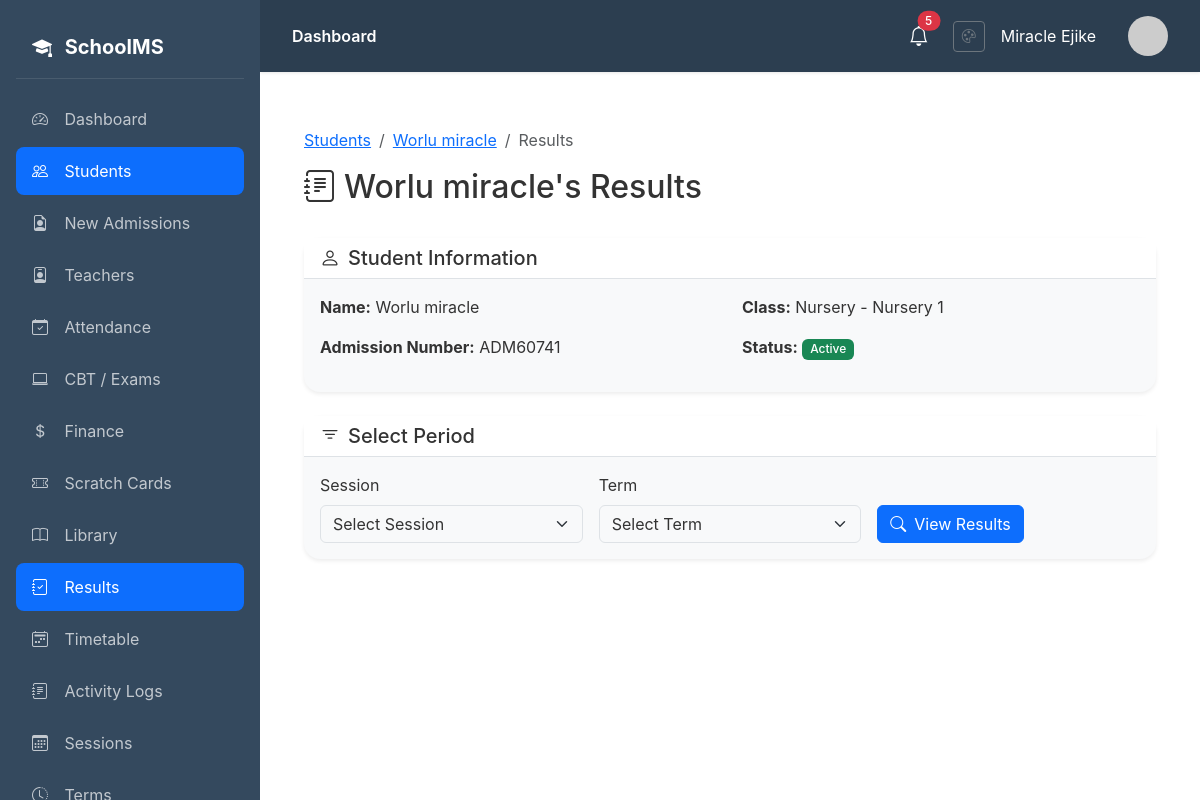
Page /students/1/results/ (signed in) on the committed database.
### students/models.py (models this page shows, shortened)
class Student(models.Model):
    GENDER_CHOICES = [('M', 'Male'), ('F', 'Female')]
    STATUS_CHOICES = [('active', 'Active'), ('inactive', 'Inactive'), ('graduated', 'Graduated'), ('transferred', 'Transferred')]
    user = models.OneToOneField(User, on_delete=models.CASCADE, null=True, blank=True)
    admission_number = models.CharField(max_length=20, unique=True)
    first_name = models.CharField(max_length=50)
    last_name = models.CharField(max_length=50)
    other_name = models.CharField(max_length=50, blank=True)
    gender = models.CharField(max_length=1, choices=GENDER_CHOICES)
    date_of_birth = models.DateField()
    admission_date = models.DateField()
    current_class = models.ForeignKey(ClassRoom, on_delete=models.SET_NULL, null=True)
    photo = models.ImageField(upload_to='students/', blank=True, null=True)
    address = models.TextField(blank=True)
    phone = models.CharField(max_length=20, blank=True)
    email = models.EmailField(blank=True)
    status = models.CharField(max_length=20, choices=STATUS_CHOICES, default='active')
    created_at = models.DateTimeField(auto_now_add=True)
    updated_at = models.DateTimeField(auto_now=True)
    parent_name = models.CharField(max_length=100, blank=True)
    parent_phone = models.CharField(max_length=20, blank=True)
    parent_email = models.EmailField(blank=True)
    parent_address = models.TextField(blank=True)
    parent_occupation = models.CharField(max_length=100, blank=True)
    parent_user = models.ForeignKey(User, on_delete=models.SET_NULL, null=True, blank=True, related_name='parent_students')
    qr_code = models.ImageField(upload_to='students/qrcodes/', blank=True, null=True)
    @property
    def full_name(self):
        return f"{self.first_name} {self.last_name}"

### core/models.py (models this page shows, shortened)
class ClassRoom(models.Model):
    name = models.CharField(max_length=50)
    class_level = models.ForeignKey(ClassLevel, on_delete=models.CASCADE)
    capacity = models.IntegerField(default=30)
    def __str__(self):
        return f"{self.class_level.name} - {self.name}"

class ClassLevel(models.Model):
    name = models.CharField(max_length=50)
    order = models.IntegerField(default=0)
    class Meta:
        ordering = ['order']

### students/views.py (the view, shortened to what this page needs)
# urls.py: path('<int:pk>/results/', views.student_results, name='student_results'),
@login_required
def student_results(request, pk):
    student = get_object_or_404(Student, pk=pk)
    sessions = AcademicSession.objects.all().order_by('-start_date')
    terms = Term.objects.all()
    selected_session = request.GET.get('session')
    selected_term = request.GET.get('term')
    results = []
    total_score = 0
    average = 0
    context = {
        'student': student,
        'sessions': sessions,
        'terms': terms,
        'results': results,
        'total_score': total_score,
        'average': round(average, 2) if average else 0,
        'selected_session': selected_session,
        'selected_term': selected_term,
    }
    return render(request, 'students/student_results.html', context)

### core/context_processors.py (called while the page is built)
def vapid_public_key(request):
    return {
        'vapid_public_key': getattr(settings, 'VAPID_PUBLIC_KEY', ''),
    }

### core/models.py (called while the page is built)
    def __str__(self):
        return f"{self.name} - {self.session.name}"

### templates/students/student_results.html (shortened to what this page needs)
{% extends 'base.html' %}
{% block content %}
<div class="container-fluid py-4">
    <div class="row mb-4">
        <div class="col-12">
            <nav aria-label="breadcrumb">
                <ol class="breadcrumb">
                    <li class="breadcrumb-item"><a href="{% url 'students:student_list' %}">Students</a></li>
                    <li class="breadcrumb-item"><a href="{% url 'students:student_detail' student.pk %}">{{ student.full_name }}</a></li>
                    <li class="breadcrumb-item active">Results</li>
                </ol>
            </nav>
            <h2><i class="bi bi-journal-text me-2"></i>{{ student.full_name }}'s Results</h2>
        </div>
    </div>
    <div class="card border-0 shadow-sm mb-4">
        <div class="card-header bg-white">
            <h5 class="mb-0"><i class="bi bi-person me-2"></i>Student Information</h5>
        </div>
        <div class="card-body">
            <div class="row">
                <div class="col-md-6">
                    <p><strong>Name:</strong> {{ student.full_name }}</p>
                    <p><strong>Admission Number:</strong> {{ student.admission_number }}</p>
                </div>
                <div class="col-md-6">
                    <p><strong>Class:</strong> {{ student.current_class|default:"N/A" }}</p>
                    <p><strong>Status:</strong>
                        <span class="badge {% if student.status == 'active' %}bg-success{% else %}bg-secondary{% endif %}">
                            {{ student.get_status_display }}
                        </span>
                    </p>
                </div>
            </div>
        </div>
    </div>
    <div class="card border-0 shadow-sm mb-4">
        <div class="card-header bg-white">
            <h5 class="mb-0"><i class="bi bi-filter me-2"></i>Select Period</h5>
        </div>
        <div class="card-body">
            <form method="get" class="row g-3">
                <div class="col-md-4">
                    <label class="form-label">Session</label>
                    <select name="session" class="form-select" required>
                        <option value="">Select Session</option>
                    </select>
                </div>
                <div class="col-md-4">
                    <label class="form-label">Term</label>
                    <select name="term" class="form-select" required>
                        <option value="">Select Term</option>
                    </select>
                </div>
                <div class="col-md-4 d-flex align-items-end">
                    <button type="submit" class="btn btn-primary">
                        <i class="bi bi-search me-2"></i>View Results
                    </button>
                </div>
            </form>
        </div>
    </div>
</div>
{% endblock %}

### templates/base.html (shortened to what this page needs)
{% load static %}
<!DOCTYPE html>
<html lang="en">
<head>
    <link href="https://cdn.jsdelivr.net/npm/bootstrap@5.3.2/dist/css/bootstrap.min.css" rel="stylesheet">
    <link href="https://cdn.jsdelivr.net/npm/bootstrap-icons@1.11.1/font/bootstrap-icons.css" rel="stylesheet">
    <link rel="stylesheet" href="{% static 'css/theme.css' %}">
</head>
<body>
    <nav class="sidebar">
        <div class="brand">
            <i class="bi bi-mortarboard-fill me-2"></i>
            SchoolMS
        </div>
        <ul class="nav flex-column">
            <li class="nav-item">
                <a class="nav-link {% if request.resolver_match.url_name == 'dashboard' %}active{% endif %}" href="{% url 'core:dashboard' %}">
                    <i class="bi bi-speedometer2"></i> Dashboard
                </a>
            </li>
            {% if user.profile.role == 'admin' or user.profile.role == 'teacher' %}
            <li class="nav-item">
                <a class="nav-link {% if 'students' in request.path %}active{% endif %}" href="{% url 'students:student_list' %}">
                    <i class="bi bi-people"></i> Students
                </a>
            </li>
            {% endif %}
            {% if user.profile.role == 'admin' %}
            <li class="nav-item">
                <a class="nav-link {% if 'admissions' in request.path %}active{% endif %}" href="{% url 'homepage:admission_list' %}">
                    <i class="bi bi-file-earmark-person"></i> New Admissions
                </a>
            </li>
            <li class="nav-item">
                <a class="nav-link {% if 'teachers' in request.path %}active{% endif %}" href="{% url 'teachers:teacher_list' %}">
                    <i class="bi bi-person-badge"></i> Teachers
                </a>
            </li>
            {% endif %}
            {% if user.profile.role == 'admin' or user.profile.role == 'teacher' or user.profile.role == 'student' %}
            <li class="nav-item">
                <a class="nav-link {% if 'attendance' in request.path %}active{% endif %}" href="{% url 'attendance:dashboard' %}">
                    <i class="bi bi-calendar-check"></i> Attendance
                </a>
            </li>
            {% endif %}
            <li class="nav-item">
                <a class="nav-link {% if 'cbt' in request.path %}active{% endif %}" href="{% url 'cbt:dashboard' %}">
                    <i class="bi bi-laptop"></i> CBT / Exams
                </a>
            </li>
            {% if user.profile.role == 'admin' or user.profile.role == 'accountant' or user.profile.role == 'student' %}
            <li class="nav-item">
                <a class="nav-link {% if 'finance' in request.path %}active{% endif %}" href="{% url 'finance:dashboard' %}">
                    <i class="bi bi-currency-dollar"></i> Finance
                </a>
            </li>
            <li class="nav-item">
                <a class="nav-link {% if 'scratchcard' in request.path %}active{% endif %}" href="{% url 'scratchcard:dashboard' %}">
                    <i class="bi bi-ticket-perforated"></i> Scratch Cards
                </a>
            </li>
            {% endif %}
            {% if user.profile.role == 'admin' or user.profile.role == 'librarian' or user.profile.role == 'teacher' or user.profile.role == 'student' %}
            <li class="nav-item">
                <a class="nav-link {% if 'library' in request.path %}active{% endif %}" href="{% url 'library:dashboard' %}">
                    <i class="bi bi-book"></i> Library
                </a>
            </li>
            {% endif %}
            <li class="nav-item">
                <a class="nav-link {% if 'results' in request.path %}active{% endif %}" href="{% url 'students:results_dashboard' %}">
                    <i class="bi bi-journal-check"></i> Results
                </a>
            </li>
            {% if user.profile.role == 'admin' or user.profile.role == 'teacher' %}
            <li class="nav-item">
                <a class="nav-link {% if 'timetable' in request.path %}active{% endif %}" href="{% url 'timetable:list' %}">
                    <i class="bi bi-calendar2-week"></i> Timetable
                </a>
            </li>
            {% endif %}
            {% if user.profile.role == 'admin' %}
            <li class="nav-item">
                <a class="nav-link {% if 'audit-logs' in request.path %}active{% endif %}" href="{% url 'core:audit_logs' %}">
                    <i class="bi bi-journal-text"></i> Activity Logs
                </a>
            </li>
            <li class="nav-item">
                <a class="nav-link {% if 'sessions' in request.path %}active{% endif %}" href="{% url 'core:session_list' %}">
                    <i class="bi bi-calendar3"></i> Sessions
                </a>
            </li>
            <li class="nav-item">
                <a class="nav-link {% if 'terms' in request.path %}active{% endif %}" href="{% url 'core:term_list' %}">
                    <i class="bi bi-clock-history"></i> Terms
                </a>
            </li>
            {% endif %}
        </ul>
    </nav>
    <main class="main-content">
        <div class="top-bar">
            <div>
                <span class="fw-semibold">{% block page_title %}Dashboard{% endblock %}</span>
            </div>
            <div class="d-flex align-items-center gap-3">
                <div class="dropdown me-2">
                    <button class="btn btn-link text-white position-relative p-0 border-0" type="button" id="notificationBell" data-bs-toggle="dropdown" aria-expanded="false">
                        <i class="bi bi-bell fs-5"></i>
                        <span id="notification-badge" class="position-absolute top-0 start-100 translate-middle badge rounded-pill bg-danger d-none">
                        </span>
                    </button>
                </div>
                <a href="{% url 'accounts:theme_settings' %}" class="btn btn-sm btn-outline-secondary" title="Theme Settings">
                    <i class="bi bi-palette"></i>
                </a>
                <span class="me-3">{{ user.get_full_name|default:user.username }}</span>
                <img src="https://ui-avatars.com/api/?name={{ user.username }}&background=4f46e5&color=fff" class="avatar" alt="Avatar">
            </div>
        </div>
        {% block content %}{% endblock %}
    </main>
</body>
</html>

### static/css/theme.css (style rules this page uses)
:root { --primary-color: #0d6efd; --secondary-color: #6c757d; --accent-color: #198754; --navbar-color: #2c3e50; --sidebar-color: #34495e; --background-color: #ffffff; --text-color: #333333; --light-bg: #f8f9fa; --border-color: #dee2e6; }
body { background-color: var(--background-color); color: var(--text-color); transition: background-color 0.3s ease, color 0.3s ease; }
.sidebar { background-color: var(--sidebar-color) !important; transition: background-color 0.3s ease; }
.top-bar { background-color: var(--navbar-color) !important; color: white; transition: background-color 0.3s ease; }
.card { background-color: var(--light-bg); color: var(--text-color); border-color: var(--border-color) !important; transition: background-color 0.3s ease, color 0.3s ease; }
.card-header { background-color: var(--background-color); border-bottom-color: var(--border-color) !important; }
.btn-primary { background-color: var(--primary-color) !important; border-color: var(--primary-color) !important; }
.main-content { background-color: var(--background-color); transition: background-color 0.3s ease; }
.form-control, .form-select { background-color: var(--light-bg); color: var(--text-color); border-color: var(--border-color); }
.sidebar .nav-link { color: rgba(255, 255, 255, 0.7); }
.sidebar .nav-link:hover, .sidebar .nav-link.active { background-color: var(--primary-color) !important; color: white; }

### templates/base.html (style rules this page uses)
body { font-family: 'Inter', -apple-system, BlinkMacSystemFont, 'Segoe UI', Roboto, sans-serif; background-color: var(--background-color); overflow-x: hidden; }
.reveal-hidden { opacity: 0; transform: translateY(20px); transition: all 0.6s cubic-bezier(0.4, 0, 0.2, 1); }
.reveal-visible { opacity: 1; transform: translateY(0); }
.btn { transition: all 0.2s ease; }
.sidebar { position: fixed; top: 0; left: 0; height: 100vh; width: var(--sidebar-width); background-color: var(--sidebar-color); padding: 1rem; overflow-y: auto; z-index: 1000; }
.sidebar .brand { color: #fff; font-size: 1.25rem; font-weight: 700; padding: 1rem; margin-bottom: 1rem; border-bottom: 1px solid rgba(255,255,255,0.1); }
.sidebar .nav-link { color: rgba(255,255,255,0.7); padding: 0.75rem 1rem; border-radius: 0.5rem; margin-bottom: 0.25rem; transition: all 0.2s; }
.sidebar .nav-link:hover, .sidebar .nav-link.active { color: #fff; background: rgba(255,255,255,0.1); }
.sidebar .nav-link i { width: 24px; margin-right: 0.75rem; }
.main-content { margin-left: var(--sidebar-width); padding: 2rem; min-height: 100vh; background-color: transparent; color: var(--text-color); position: relative; }
.top-bar { background-color: var(--navbar-color); color: white; padding: 1rem 2rem; margin: -2rem -2rem 2rem -2rem; box-shadow: 0 1px 3px rgba(0,0,0,0.1); display: flex; justify-content: space-between; align-items: center; }
.card { border: none; border-radius: 1rem; box-shadow: 0 1px 3px rgba(0,0,0,0.1); }
.card-header { background: #fff; border-bottom: 1px solid #e2e8f0; font-weight: 600; }
.btn-primary { background: var(--primary-color); border-color: var(--primary-color); }
.badge { font-weight: 500; }
.avatar { width: 40px; height: 40px; border-radius: 50%; object-fit: cover; }

### rows in the picture
Student: full_name "Worlu miracle", admission_number "ADM60741", current_class "Nursery - Nursery 1", status "Active"

### other values in the picture
{{ user.get_full_name|default:user.username }} "Miracle Ejike"
